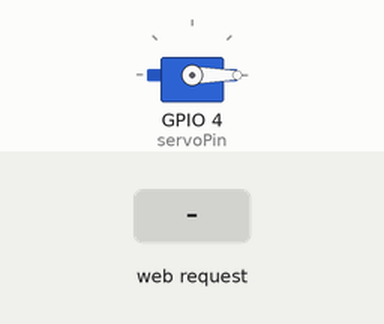
This sketch was run on a simulated ESP32. Parts: servo. The inputs (shaded band) are chosen by the test bench. WiFi joins after 1.5 s; servers stay silent unless stated; what the sketch prints to the serial monitor is not drawn.

Above: at 3.2 s.
3.3 s: HTTP request GET /move_servo received
At 4.3 s:
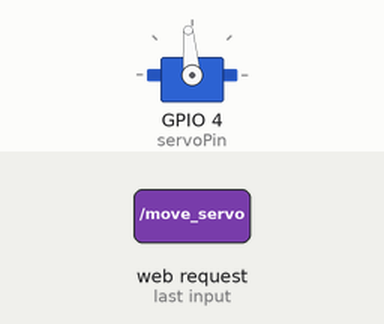
Timing chart, 0 to 9.8 s (numbered marks = the images above; inputs shaded):
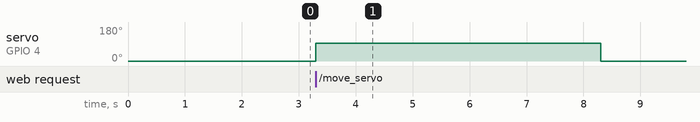

Measured:
- after the input at 3.3 s, servo on GPIO 4 (servoPin): 0° → 95° at once, → 0° 5.0 s later

The sketch:

Motor_Servo_Chatime-Detector-IoT.ino
```cpp
#include <WiFi.h>
#include <ESP32Servo.h>
#include <WebServer.h>

const char* ssid = "iPhone Danen";
const char* password = "danenganteng";

WebServer server(80);

Servo myServo;
int servoPin = 4; // Pin GPIO yang terhubung ke servo

void setup() {
  Serial.begin(115200);
  myServo.attach(servoPin);
  myServo.write(0);

  WiFi.begin(ssid, password);
  Serial.println("Connecting to WiFi...");

  while (WiFi.status() != WL_CONNECTED) {
    delay(1000);
    Serial.println("Connecting to WiFi...");
  }

  Serial.println("Connected to WiFi");
  Serial.print("IP Address: ");
  Serial.println(WiFi.localIP());

  server.on("/move_servo", []() {
    myServo.write(95);
    delay(5000);
    myServo.write(0);
    server.send(200, "text/plain", "Servo moved");
  });

  server.begin();
  Serial.println("Server started");
}

void loop() {
  server.handleClient();
}
```
